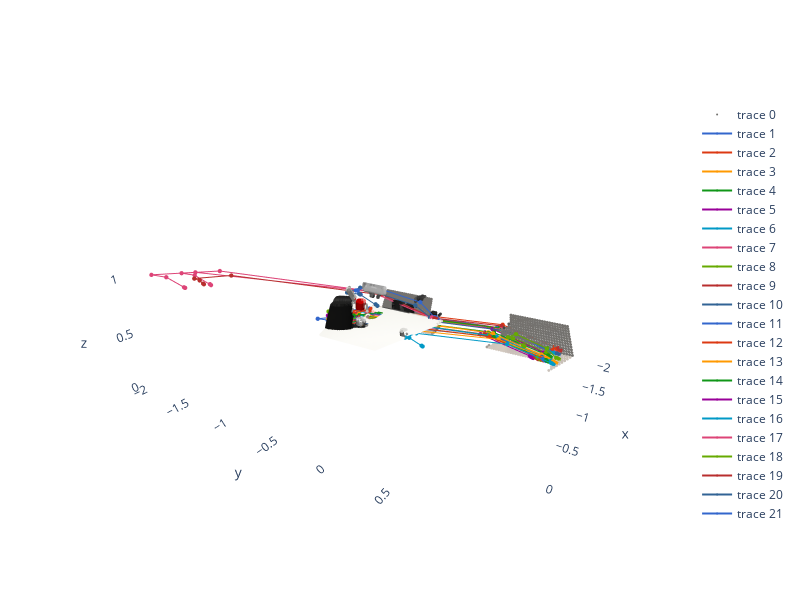

The code cell stored with this chart in its notebook:
### Code cell
import plotly.graph_objects as go
import plotly.express as px

points = np.asarray(pcd[:, :3])
colors = np.asarray(pcd[:, 3:])

colors_255 = (colors * 255).astype(np.uint8)
hex_colors = [f"rgb({r},{g},{b})" for r, g, b in colors_255]

fig = go.Figure(data=[go.Scatter3d(
    x=points[:, 0],
    y=points[:, 1],
    z=points[:, 2],
    mode='markers',
    marker=dict(
        size=1,
        color=hex_colors
    )
)])

colors = list(px.colors.qualitative.G10) * 5

# Add each trajectory as a separate trace.
for i in range(flow_3d.shape[1]):
    fig.add_trace(go.Scatter3d(
        x=flow_3d[::5,i,0],
        y=flow_3d[::5,i,1],
        z=flow_3d[::5,i,2],
        mode='markers+lines',
        marker=dict(size=1.5, color=colors[i]),
        line=dict(color=colors[i], width=2),
    ))

fig.update_layout(
    width=800,
    height=600,
    paper_bgcolor='white',
    plot_bgcolor='white',
    scene=dict(
        bgcolor='white',
        xaxis=dict(showbackground=False),
        yaxis=dict(showbackground=False),
        zaxis=dict(showbackground=False)
    )
)
fig.show()
